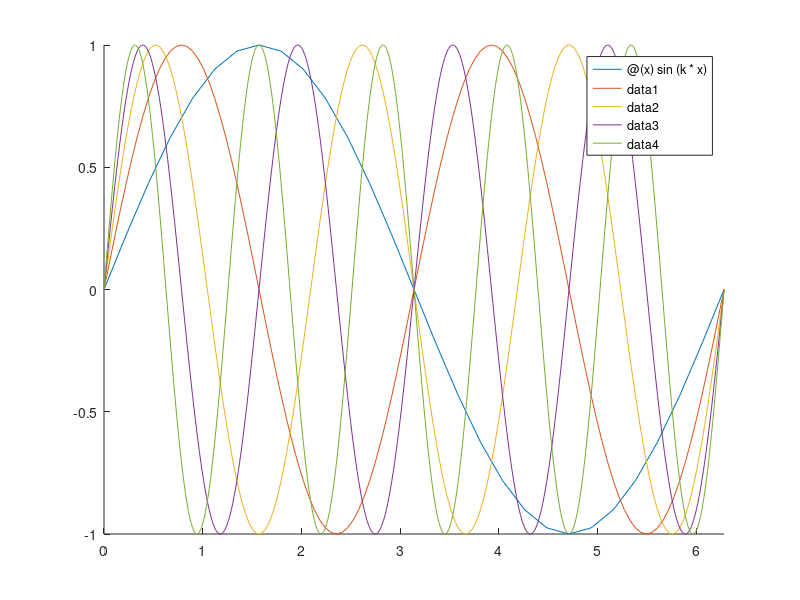

MATLAB code to generate this figure:

% Ex 2
disp("Ex 2:");
A = [10, -3; 4, 2];
B = [1, 0; -1, 2];
v = [1; 2];
w = [1; 1];

disp("a)");
disp(v'*w);
disp("b)");
disp(v*w');
disp("c)");
disp(A*v);
disp("d)");
disp(A'*v);
disp("e)");
disp(A*B);
disp("f)");
disp(B*A);
disp("g)");
disp(A^2);
disp("h)");
disp(B^(-1)*w);
disp("i)");
disp(A^(-1)*v);

disp("Ex 3:");
%Ex 3
hold on
for k = 1:5
    fplot(@(x) sin(k*x), [0, 2*pi]);
end
hold off
